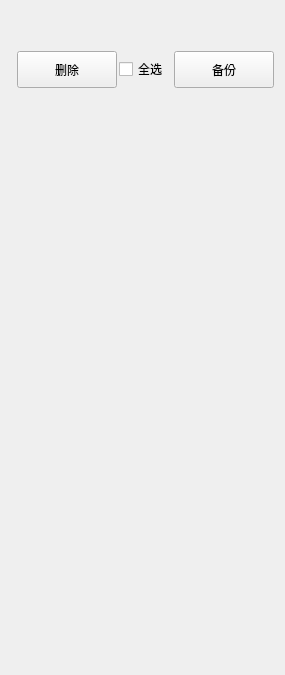
<?xml version="1.0" encoding="UTF-8"?>
<ui version="4.0">
 <class>HistoryPage</class>
 <widget class="QWidget" name="HistoryPage">
  <property name="geometry">
   <rect>
    <x>0</x>
    <y>0</y>
    <width>262</width>
    <height>675</height>
   </rect>
  </property>
  <property name="windowTitle">
   <string>Form</string>
  </property>
  <property name="styleSheet">
   <string notr="true"/>
  </property>
  <layout class="QVBoxLayout" name="verticalLayout">
   <item>
    <spacer name="verticalSpacer">
     <property name="orientation">
      <enum>Qt::Orientation::Vertical</enum>
     </property>
     <property name="sizeType">
      <enum>QSizePolicy::Policy::Fixed</enum>
     </property>
     <property name="sizeHint" stdset="0">
      <size>
       <width>20</width>
       <height>40</height>
      </size>
     </property>
    </spacer>
   </item>
   <item>
    <layout class="QHBoxLayout" name="horizontalLayout_2">
     <property name="leftMargin">
      <number>6</number>
     </property>
     <item>
      <layout class="QHBoxLayout" name="horizontalLayout">
       <property name="spacing">
        <number>2</number>
       </property>
       <item>
        <widget class="QPushButton" name="DeleteAllSelectedBtn">
         <property name="sizePolicy">
          <sizepolicy hsizetype="Fixed" vsizetype="Fixed">
           <horstretch>0</horstretch>
           <verstretch>0</verstretch>
          </sizepolicy>
         </property>
         <property name="minimumSize">
          <size>
           <width>100</width>
           <height>37</height>
          </size>
         </property>
         <property name="styleSheet">
          <string notr="true"/>
         </property>
         <property name="text">
          <string>删除</string>
         </property>
        </widget>
       </item>
       <item>
        <widget class="QCheckBox" name="SelectAll">
         <property name="text">
          <string>全选</string>
         </property>
        </widget>
       </item>
      </layout>
     </item>
     <item>
      <widget class="QPushButton" name="BackUpBtn">
       <property name="sizePolicy">
        <sizepolicy hsizetype="Fixed" vsizetype="Fixed">
         <horstretch>0</horstretch>
         <verstretch>0</verstretch>
        </sizepolicy>
       </property>
       <property name="minimumSize">
        <size>
         <width>100</width>
         <height>37</height>
        </size>
       </property>
       <property name="styleSheet">
        <string notr="true"/>
       </property>
       <property name="text">
        <string>备份</string>
       </property>
      </widget>
     </item>
     <item>
      <spacer name="horizontalSpacer">
       <property name="orientation">
        <enum>Qt::Orientation::Horizontal</enum>
       </property>
       <property name="sizeHint" stdset="0">
        <size>
         <width>1000</width>
         <height>20</height>
        </size>
       </property>
      </spacer>
     </item>
    </layout>
   </item>
   <item>
    <widget class="HistoryTable" name="historyTable" native="true">
     <property name="sizePolicy">
      <sizepolicy hsizetype="Expanding" vsizetype="Expanding">
       <horstretch>0</horstretch>
       <verstretch>0</verstretch>
      </sizepolicy>
     </property>
    </widget>
   </item>
  </layout>
 </widget>
 <customwidgets>
  <customwidget>
   <class>HistoryTable</class>
   <extends>QWidget</extends>
   <header>historytable.h</header>
   <container>1</container>
  </customwidget>
 </customwidgets>
 <resources/>
 <connections/>
</ui>
